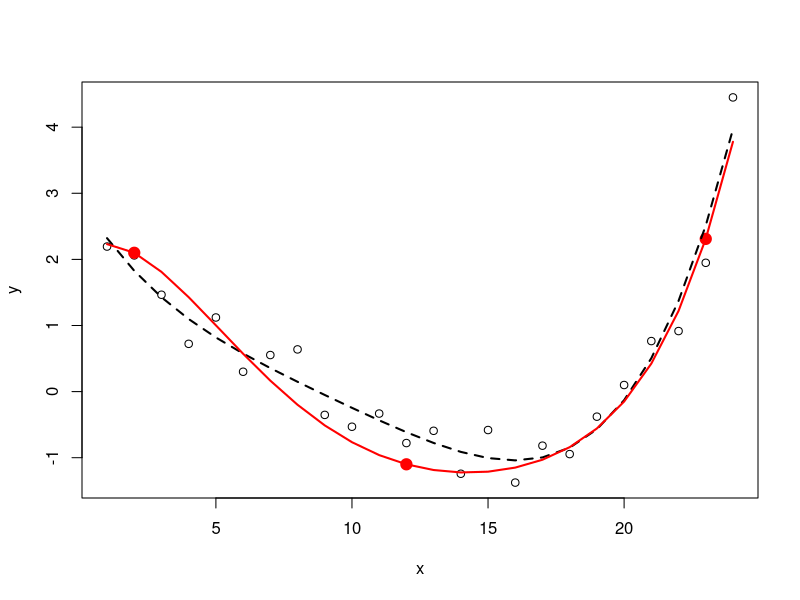

Write the R code that produced this figure.
# Generate some data that *do* pass through three points (up to random error).
x <- 1:24
f <- function(x) ((x-2)*(x-12) + (x-2)*(x-23) + (x-12)*(x-23)) / 100
y0 <-(x-2) * (x-12) * (x-23) * (1 + x - (x/24)^2) / 10^4  + f(x)
set.seed(17)
eps <- rnorm(length(y0), mean=0, 1/2)
y <- y0 + eps
data <- data.frame(x,y)

# Plot the data and the three special points.
plot(data)
points(cbind(c(2,12,23), f(c(2,12,23))), pch=19, col="Red", cex=1.5)

# For comparison, conduct unconstrained polynomial regression
data$x2 <- x^2
data$x3 <- x^3
data$x4 <- x^4

fit0 <- lm(y ~ x + x2 + x3 + x4, data=data)
lines(predict(fit0), lty=2, lwd=2)

# Conduct the constrained regressions
data$y1 <- y - f(x)
data$r <- (x-2)*(x-12)*(x-23)
data$z0 <- data$r
data$z1 <- data$r * x
data$z2 <- data$r * x^2

fit <- lm(y1 ~ z0 + z1 + z2 - 1, data=data)
lines(predict(fit) + f(x), col="red", lwd=2)
